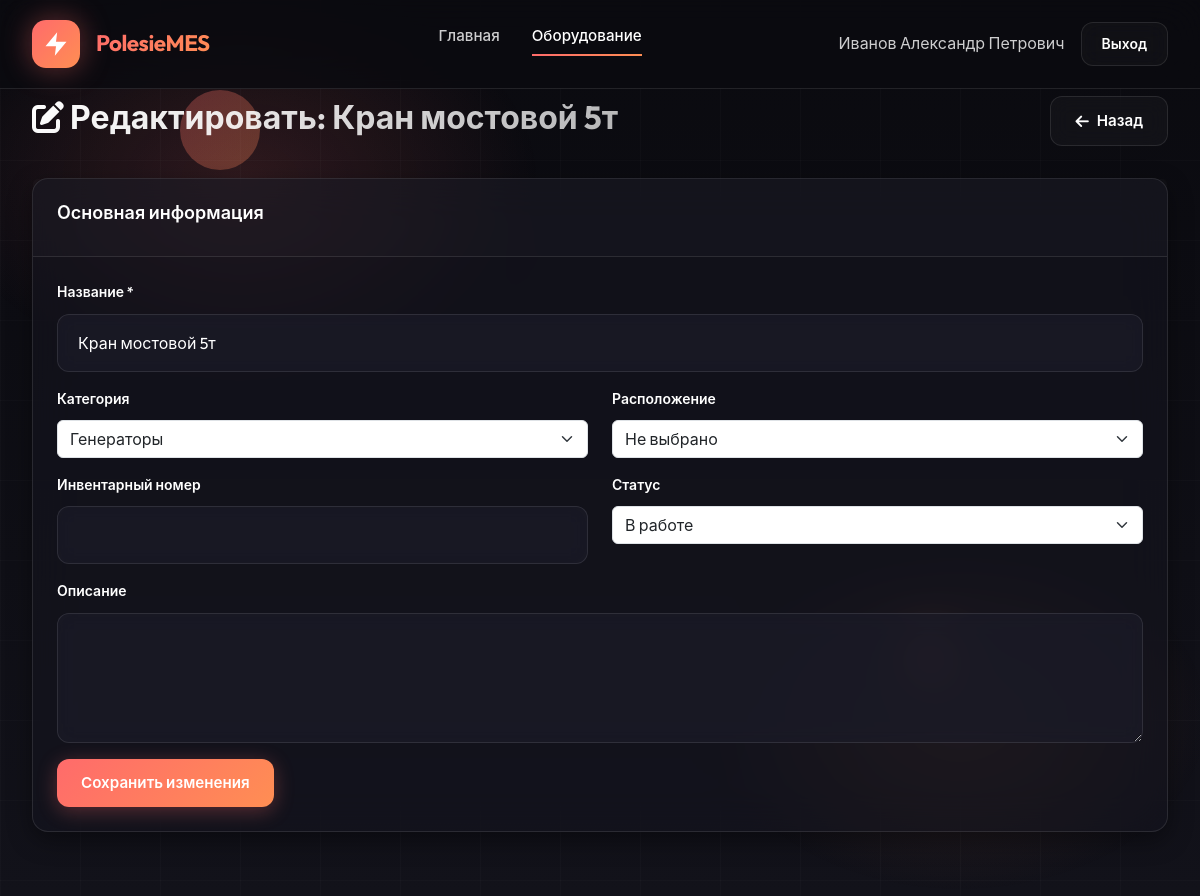
The page /modules/equipment/edit.php?id=40 (signed in) on the database as committed earlier.
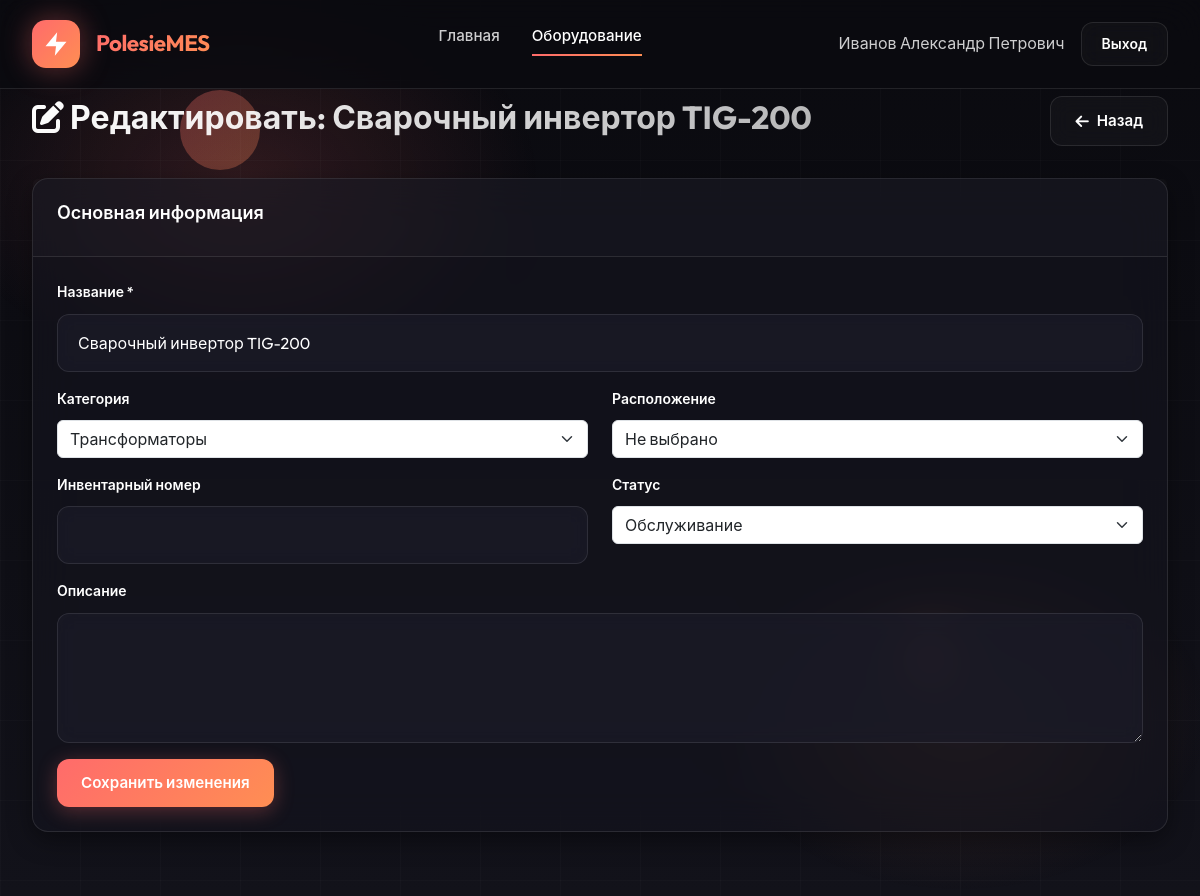
The same page on the database as committed later.
### tables this page shows
CREATE TABLE items (
    id INT AUTO_INCREMENT PRIMARY KEY,
    item_type ENUM('product', 'material', 'equipment') NOT NULL,
    item_code VARCHAR(50) UNIQUE NOT NULL,
    name VARCHAR(200) NOT NULL,
    category_id INT,
    location_id INT,
    unit_id INT,
    current_stock DECIMAL(12,3) DEFAULT 0,
    min_stock INT DEFAULT 0,
    price DECIMAL(12,2),
    currency VARCHAR(3) DEFAULT 'BYN',
    supplier_id INT,
    status ENUM('operational', 'maintenance', 'broken', 'offline', 'active', 'inactive') DEFAULT 'active',
    extra_specs JSON,
    description TEXT,
    is_active BOOLEAN DEFAULT TRUE,
    created_at TIMESTAMP DEFAULT CURRENT_TIMESTAMP,
    updated_at TIMESTAMP DEFAULT CURRENT_TIMESTAMP ON UPDATE CURRENT_TIMESTAMP,
    FOREIGN KEY (category_id) REFERENCES dictionaries(id),
    FOREIGN KEY (location_id) REFERENCES dictionaries(id),
    FOREIGN KEY (unit_id) REFERENCES dictionaries(id),
    FOREIGN KEY (supplier_id) REFERENCES partners(id),
    INDEX idx_item_type (item_type),
    INDEX idx_item_code (item_code)
);

CREATE TABLE dictionaries (
    id INT AUTO_INCREMENT PRIMARY KEY,
    dict_type ENUM('unit', 'category', 'location', 'position') NOT NULL,
    code VARCHAR(50) NOT NULL,
    name VARCHAR(200) NOT NULL,
    parent_id INT NULL,
    extra_data JSON,
    description TEXT,
    is_active BOOLEAN DEFAULT TRUE,
    created_at TIMESTAMP DEFAULT CURRENT_TIMESTAMP,
    INDEX idx_dict_type (dict_type),
    INDEX idx_code (code)
);

### includes/helpers.php (called while the page is built, shortened)
<?php
function e($string) {
    return htmlspecialchars($string ?? '', ENT_QUOTES, 'UTF-8');
}

### modules/equipment/edit.php (the view, shortened to what the changed rows need)
<?php
require_once __DIR__ . '/../../includes/helpers.php';
$db = getDB();
$id = filter_input(INPUT_GET, 'id', FILTER_VALIDATE_INT);
$stmt = $db->prepare("SELECT * FROM items WHERE id = ? AND item_type = 'equipment'");
$stmt->execute([$id]);
$equipment = $stmt->fetch();
$stmt = $db->query("SELECT id, name FROM dictionaries WHERE dict_type = 'category' ORDER BY name");
$categories = $stmt->fetchAll();
?>
<!DOCTYPE html>
<html lang="ru">
<head>
    <link href="https://cdn.jsdelivr.net/npm/bootstrap@5.3.0/dist/css/bootstrap.min.css" rel="stylesheet">
    <link href="https://cdnjs.cloudflare.com/ajax/libs/font-awesome/6.4.0/css/all.min.css" rel="stylesheet">
    <link rel="stylesheet" href="<?= APP_URL ?>/assets/css/common-style.css">
</head>
<body>
    <div class="main-content">
        <div class="page-header">
            <div class="page-title">
                <h1><i class="fas fa-edit"></i> Редактировать: <?= e($equipment['name']) ?></h1>
            </div>
        </div>
        <div class="card">
            <div class="card-body">
                <form method="POST">
                    <div class="mb-3">
                        <label class="form-label">Название *</label>
                        <input type="text" name="name" class="form-control" value="<?= e($equipment['name']) ?>" required>
                    </div>
                    <div class="row">
                        <div class="col-md-6 mb-3">
                            <label class="form-label">Категория</label>
                            <select name="category_id" class="form-select">
                                <?php foreach ($categories as $cat): ?>
                                <option value="<?= $cat['id'] ?>" <?= $equipment['category_id'] == $cat['id'] ? 'selected' : '' ?>><?= e($cat['name']) ?></option>
                                <?php endforeach; ?>
                            </select>
                        </div>
                    </div>
                    <div class="row">
                        <div class="col-md-6 mb-3">
                            <label class="form-label">Статус</label>
                            <select name="status" class="form-select">
                                <option value="operational" <?= $equipment['status'] == 'operational' ? 'selected' : '' ?>>В работе</option>
                                <option value="maintenance" <?= $equipment['status'] == 'maintenance' ? 'selected' : '' ?>>Обслуживание</option>
                            </select>
                        </div>
                    </div>
                </form>
            </div>
        </div>
    </div>
</body>
</html>

Rows that differ between the two databases and show on the page:
changed items: name "Кран мостовой 5т" → "Сварочный инвертор TIG-200"; category_id "Генераторы" → "Трансформаторы"; status "В работе" → "Обслуживание"
